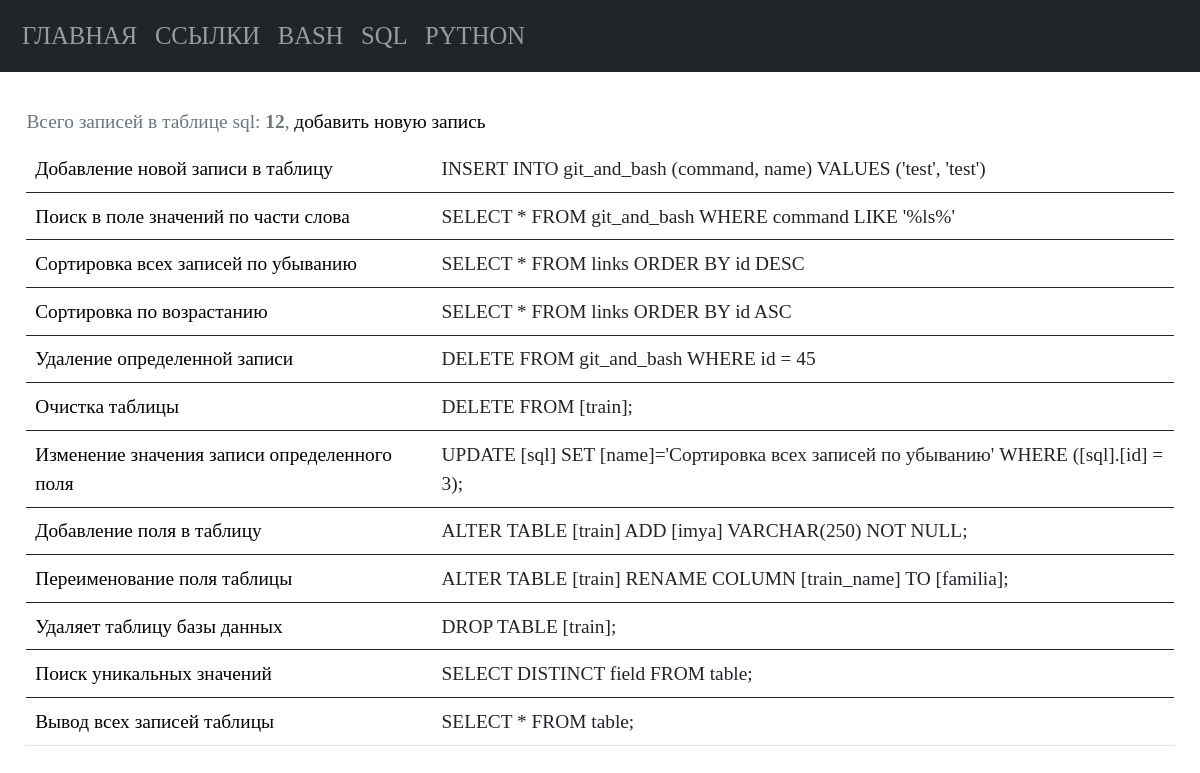
The app's page /sql with its own data.
### tables this page shows
CREATE TABLE [sql] ( 
  "sql_id" INTEGER PRIMARY KEY AUTOINCREMENT,
  "sql_command" TEXT NOT NULL,
  "sql_name" TEXT NOT NULL
, sql_description TEXT);

### app.py (the view)
@app.route("/sql")
def sql_list_commands():
    conn = connect.get_db_connection()
    cur = conn.cursor()
    sql_list_count = cur.execute("SELECT COUNT(*) FROM sql")
    sql_list_count_print = sql_list_count.fetchone()
    sql_list_count_print_int = int(sql_list_count_print[0])
    sql_list = conn.execute("SELECT * FROM sql").fetchall()
    conn.close()
    return render_template("sql/sql_list_commands.html",
                           sql_list=sql_list,
                           sql_list_count_print_int=sql_list_count_print_int,
                           )

### modules/connect.py (called while the page is built)
def get_db_connection():
    db_path = os.path.join(BASE_DIR, '../database.db')
    conn = sqlite3.connect(db_path)
    conn.row_factory = sqlite3.Row
    return conn

### templates/sql/sql_list_commands.html
{% extends "base.html" %} {% block title %}Команды sql{% endblock %} {% block content %}
<table class="table table-hover caption-top">
   <caption>Всего записей в таблице sql: <b>{{ sql_list_count_print_int }}</b>, <a
         href="{{ url_for('add_sql_command') }}">добавить новую запись</a></caption>
   {% for sql_list in sql_list %}
   <tbody>
      <tr>
         <td><a href="{{ url_for('get_post_sql_command', sql_id=sql_list['sql_id']) }}">{{ sql_list['sql_name']
               }}</a></td>
         <td>{{ sql_list['sql_command'] }}</td>
      </tr>
   </tbody>
   {% endfor %}
</table>
{% endblock %}

### static/styles.css (style rules this page uses)
* { font-family: consolas; font-size: 1.1rem; font-weight: 400; line-height: 1.5; margin: 0; padding: 0; }
a { color: black; text-decoration: none; }

### records on screen
sql: sql_name "Добавление новой записи в таблицу", sql_command "INSERT INTO git_and_bash (command, name) VALUES ('test', 'test')"
sql: sql_name "Поиск в поле значений по части слова", sql_command "SELECT * FROM git_and_bash WHERE command LIKE '%ls%'"
sql: sql_name "Сортировка всех записей по убыванию", sql_command "SELECT * FROM links ORDER BY id DESC"
sql: sql_name "Сортировка по возрастанию", sql_command "SELECT * FROM links ORDER BY id ASC"
sql: sql_name "Удаление определенной записи", sql_command "DELETE FROM git_and_bash WHERE id = 45"
sql: sql_name "Очистка таблицы", sql_command "DELETE FROM [train];"
sql: sql_name "Изменение значения записи определенного поля", sql_command "UPDATE [sql] SET [name]='Сортировка всех записей по убыванию' WHERE ([sql].[id] = 3);"
sql: sql_name "Добавление поля в таблицу", sql_command "ALTER TABLE [train] ADD [imya] VARCHAR(250) NOT NULL;"
sql: sql_name "Переименование поля таблицы", sql_command "ALTER TABLE [train] RENAME COLUMN [train_name] TO [familia];"
sql: sql_name "Удаляет таблицу базы данных", sql_command "DROP TABLE [train];"
sql: sql_name "Поиск уникальных значений", sql_command "SELECT DISTINCT field FROM table;"
sql: sql_name "Вывод всех записей таблицы", sql_command "SELECT * FROM table;"

### other values on screen
{{ sql_list_count_print_int }} "12"
